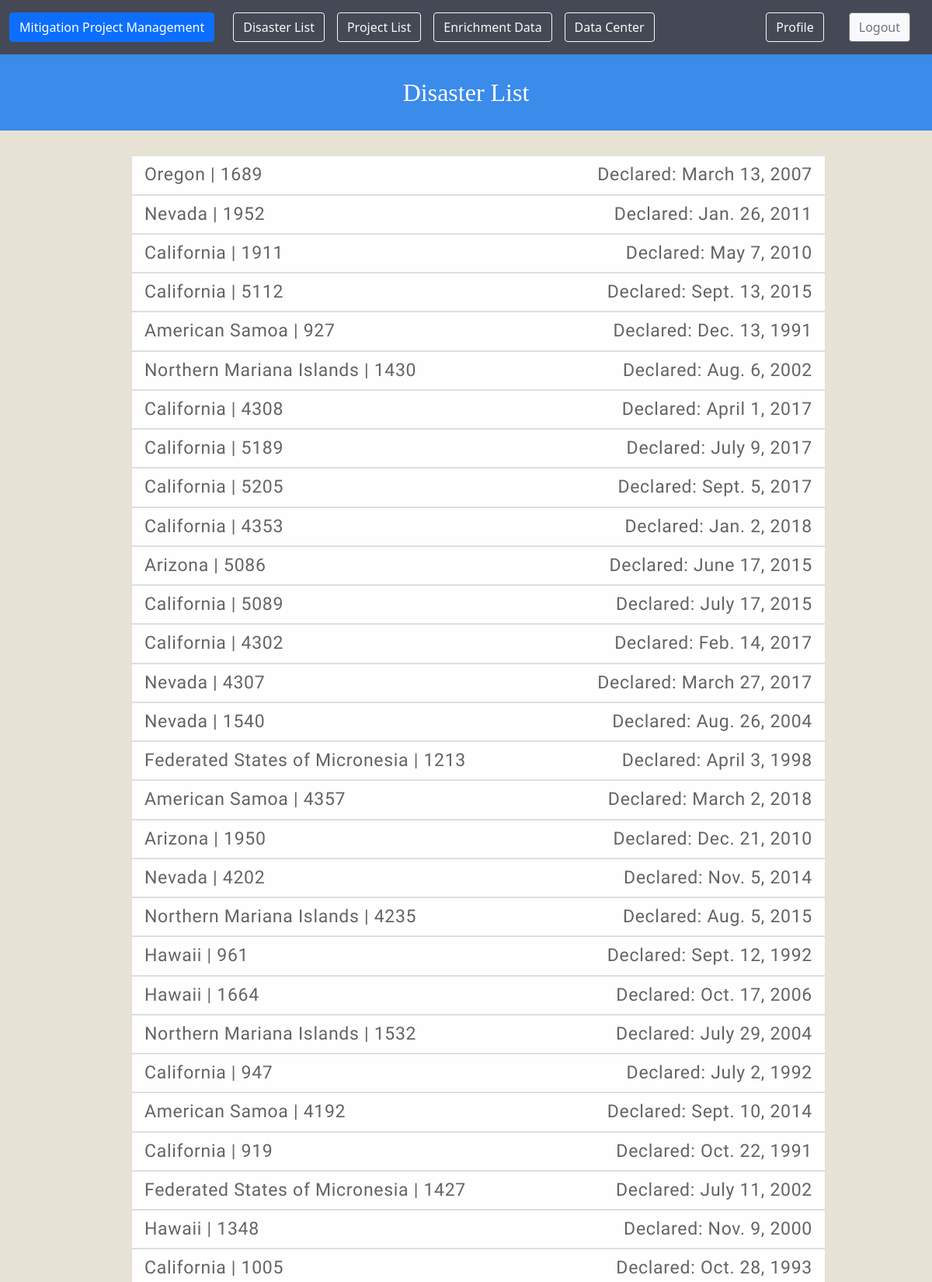
Screenshot of /disaster (signed in, upper part) with the database file from the repository.
### ProjectManagementApp/models.py (models this page shows, shortened)
class Disasters(models.Model):
    disaster_number = models.CharField(max_length=10,blank=True,null=True)
    state = models.CharField(max_length=35,blank=True,null=True)
    declaration_date = models.DateField(blank=True,null=True)
    disaster_due_date_for_new_apps = models.DateField(blank=True,null=True)
    disaster_period_of_performance_end_date = models.DateField(blank=True,null=True)
    number_of_projects = models.CharField(max_length=7,blank=True,null=True)
    twelve_month_lock_in_amount = models.DecimalField(max_digits=12, decimal_places=2,blank=True,null=True)
    locked_in_ceiling_amount = models.DecimalField(max_digits=12, decimal_places=2,blank=True,null=True)
    mt_project_dollars_available = models.DecimalField(max_digits=12, decimal_places=2,blank=True,null=True)
    mt_federal_share_obligated = models.DecimalField(max_digits=12, decimal_places=2,blank=True,null=True)
    mt_dollars_available = models.DecimalField(max_digits=12, decimal_places=2,blank=True,null=True)
    projected_regular_amount = models.DecimalField(max_digits=12, decimal_places=2,blank=True,null=True)
    allocated_total_amount = models.DecimalField(max_digits=12, decimal_places=2,blank=True,null=True)
    number_of_approved_projects = models.CharField(max_length=7,blank=True,null=True)
    number_of_pending_projects = models.CharField(max_length=7,blank=True,null=True)
    projected_initiative_amount = models.DecimalField(max_digits=12, decimal_places=2,blank=True,null=True)
    projected_planning_amount = models.DecimalField(max_digits=12, decimal_places=2,blank=True,null=True)
    projected_recipient_management_costs = models.DecimalField(max_digits=12, decimal_places=2,blank=True,null=True)
    available_recipient_management_costs = models.DecimalField(max_digits=12, decimal_places=2,blank=True,null=True)
    projected_subrecipient_management_costs = models.DecimalField(max_digits=12, decimal_places=2,blank=True,null=True)
    available_subrecipient_management_costs = models.DecimalField(max_digits=12, decimal_places=2,blank=True,null=True)
    available_initiative_amount = models.DecimalField(max_digits=12, decimal_places=2, blank=True,null=True)
    available_planning_amount = models.DecimalField(max_digits=12, decimal_places=2,blank=True,null=True)
    disaster_closeout_status = models.CharField(max_length=25,blank=True,null=True)
    hmgp_closeout_status = models.CharField(max_length=25,blank=True,null=True)

### ProjectManagementApp/views.py (the view)
# urls.py: path('disaster',DisastersListView.as_view(),name='disasterslist'),
class DisastersListView(ListView):
    model = Disasters
    template_name = 'disasterslist.html'
    login_required=True

### templates/disasterslist.html
{% extends 'base.html' %}
{% load humanize %}
{% load static %}
{% block content %}
{% include 'navbar.html' %}
{% if user.is_authenticated %}
<h1 class="heading">Disaster List</h1>
<br />
<div class="container">
  <div class="row">
    <div class="col-sm-1"></div>
    <div class="col-sm-10">
      <ul>
        {% for disasters in object_list %}
        <li class="paragraph list-item remove-bullets d-flex bd-highlight">
          <a href="{% url 'ProjectManagementApp:disastersdetails' disasters.pk %}"
            class="paragraph list-group-item list-group-item-action list-group-item-light">
            {{disasters.state}} | {{ disasters.disaster_number}} <span class="float-end text-end">Declared:
              {{ disasters.declaration_date }}</span></a>
        </li>
        {% endfor %}
      </ul>
    </div>
    <div class="col-sm-1"></div>
  </div>
</div>
{% else %}
You must login first
{% endif %}
{% endblock %}

### static/styles.css (style rules this page uses)
html { background-color: #E7E3d4; }
.heading { font-family:Georgia, 'Times New Roman', Times, serif; color:white; text-align: center; font-size: 2em; background-color:#3B8BEB; padding:30px; }
.remove-bullets { list-style-type: none; }
.paragraph { color: black; font-family: 'Sora', sans-serif; font-size: 1.2em; line-height: 1.4em; letter-spacing: 0.03em; background-color: #E7E3d4; }

### rows the page displays
Disasters: state "Oregon", disaster_number "1689", declaration_date "March 13, 2007"
Disasters: state "Nevada", disaster_number "1952", declaration_date "Jan. 26, 2011"
Disasters: state "California", disaster_number "1911", declaration_date "May 7, 2010"
Disasters: state "California", disaster_number "5112", declaration_date "Sept. 13, 2015"
Disasters: state "American Samoa", disaster_number "927", declaration_date "Dec. 13, 1991"
Disasters: state "Northern Mariana Islands", disaster_number "1430", declaration_date "Aug. 6, 2002"
Disasters: state "California", disaster_number "4308", declaration_date "April 1, 2017"
Disasters: state "California", disaster_number "5189", declaration_date "July 9, 2017"
Disasters: state "California", disaster_number "5205", declaration_date "Sept. 5, 2017"
Disasters: state "California", disaster_number "4353", declaration_date "Jan. 2, 2018"
Disasters: state "Arizona", disaster_number "5086", declaration_date "June 17, 2015"
Disasters: state "California", disaster_number "5089", declaration_date "July 17, 2015"
Disasters: state "California", disaster_number "4302", declaration_date "Feb. 14, 2017"
Disasters: state "Nevada", disaster_number "4307", declaration_date "March 27, 2017"
Disasters: state "Nevada", disaster_number "1540", declaration_date "Aug. 26, 2004"
Disasters: state "Federated States of Micronesia", disaster_number "1213", declaration_date "April 3, 1998"
Disasters: state "American Samoa", disaster_number "4357", declaration_date "March 2, 2018"
Disasters: state "Arizona", disaster_number "1950", declaration_date "Dec. 21, 2010"
Disasters: state "Nevada", disaster_number "4202", declaration_date "Nov. 5, 2014"
Disasters: state "Northern Mariana Islands", disaster_number "4235", declaration_date "Aug. 5, 2015"
Disasters: state "Hawaii", disaster_number "961", declaration_date "Sept. 12, 1992"
Disasters: state "Hawaii", disaster_number "1664", declaration_date "Oct. 17, 2006"
Disasters: state "Northern Mariana Islands", disaster_number "1532", declaration_date "July 29, 2004"
Disasters: state "California", disaster_number "947", declaration_date "July 2, 1992"
Disasters: state "American Samoa", disaster_number "4192", declaration_date "Sept. 10, 2014"
Disasters: state "California", disaster_number "919", declaration_date "Oct. 22, 1991"
Disasters: state "Federated States of Micronesia", disaster_number "1427", declaration_date "July 11, 2002"
Disasters: state "Hawaii", disaster_number "1348", declaration_date "Nov. 9, 2000"
Disasters: state "California", disaster_number "1005", declaration_date "Oct. 28, 1993"
